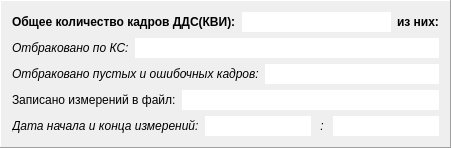
        <widget class="QFrame" name="frame">
         <property name="maximumSize">
          <size>
           <width>16777215</width>
           <height>16777215</height>
          </size>
         </property>
         <property name="frameShape">
          <enum>QFrame::Panel</enum>
         </property>
         <property name="frameShadow">
          <enum>QFrame::Raised</enum>
         </property>
         <layout class="QVBoxLayout" name="verticalLayout_6">
          <item>
           <layout class="QHBoxLayout" name="horizontalLayout_36">
            <item>
             <widget class="QLabel" name="label_39">
              <property name="font">
               <font>
                <weight>75</weight>
                <bold>true</bold>
               </font>
              </property>
              <property name="text">
               <string>Общее количество кадров ДДС(КВИ):</string>
              </property>
             </widget>
            </item>
            <item>
             <widget class="QLineEdit" name="le_ddskvi1">
              <property name="font">
               <font>
                <weight>75</weight>
                <bold>true</bold>
               </font>
              </property>
              <property name="frame">
               <bool>false</bool>
              </property>
              <property name="alignment">
               <set>Qt::AlignCenter</set>
              </property>
              <property name="readOnly">
               <bool>true</bool>
              </property>
             </widget>
            </item>
            <item>
             <widget class="QLabel" name="label_40">
              <property name="font">
               <font>
                <weight>75</weight>
                <bold>true</bold>
               </font>
              </property>
              <property name="text">
               <string>из них:</string>
              </property>
             </widget>
            </item>
           </layout>
          </item>
          <item>
           <layout class="QHBoxLayout" name="horizontalLayout_38">
            <item>
             <widget class="QLabel" name="label_43">
              <property name="font">
               <font>
                <pointsize>9</pointsize>
                <italic>true</italic>
               </font>
              </property>
              <property name="text">
               <string>Отбраковано по КС:</string>
              </property>
             </widget>
            </item>
            <item>
             <widget class="QLineEdit" name="le_crcddskvi1">
              <property name="font">
               <font>
                <pointsize>9</pointsize>
               </font>
              </property>
              <property name="frame">
               <bool>false</bool>
              </property>
              <property name="alignment">
               <set>Qt::AlignRight|Qt::AlignTrailing|Qt::AlignVCenter</set>
              </property>
              <property name="readOnly">
               <bool>true</bool>
              </property>
             </widget>
            </item>
           </layout>
          </item>
          <item>
           <layout class="QHBoxLayout" name="horizontalLayout_40">
            <item>
             <widget class="QLabel" name="label_45">
              <property name="font">
               <font>
                <pointsize>9</pointsize>
                <italic>true</italic>
               </font>
              </property>
              <property name="text">
               <string>Отбраковано пустых и ошибочных кадров:</string>
              </property>
             </widget>
            </item>
            <item>
             <widget class="QLineEdit" name="le_ochddskvi1">
              <property name="font">
               <font>
                <pointsize>9</pointsize>
               </font>
              </property>
              <property name="frame">
               <bool>false</bool>
              </property>
              <property name="alignment">
               <set>Qt::AlignRight|Qt::AlignTrailing|Qt::AlignVCenter</set>
              </property>
              <property name="readOnly">
               <bool>true</bool>
              </property>
             </widget>
            </item>
           </layout>
          </item>
          <item>
           <layout class="QHBoxLayout" name="horizontalLayout_42">
            <item>
             <widget class="QLabel" name="label_47">
              <property name="text">
               <string>Записано измерений в файл:</string>
              </property>
             </widget>
            </item>
            <item>
             <widget class="QLineEdit" name="le_zapddskvi1">
              <property name="frame">
               <bool>false</bool>
              </property>
              <property name="alignment">
               <set>Qt::AlignRight|Qt::AlignTrailing|Qt::AlignVCenter</set>
              </property>
              <property name="readOnly">
               <bool>true</bool>
              </property>
             </widget>
            </item>
           </layout>
          </item>
          <item>
           <layout class="QHBoxLayout" name="horizontalLayout_67">
            <item>
             <widget class="QLabel" name="label_79">
              <property name="font">
               <font>
                <italic>true</italic>
               </font>
              </property>
              <property name="text">
               <string>Дата начала и конца измерений:</string>
              </property>
             </widget>
            </item>
            <item>
             <widget class="QLineEdit" name="dn_kvi1">
              <property name="font">
               <font>
                <italic>true</italic>
               </font>
              </property>
              <property name="frame">
               <bool>false</bool>
              </property>
              <property name="alignment">
               <set>Qt::AlignRight|Qt::AlignTrailing|Qt::AlignVCenter</set>
              </property>
              <property name="readOnly">
               <bool>true</bool>
              </property>
             </widget>
            </item>
            <item>
             <widget class="QLabel" name="label_85">
              <property name="font">
               <font>
                <italic>true</italic>
               </font>
              </property>
              <property name="text">
               <string> : </string>
              </property>
             </widget>
            </item>
            <item>
             <widget class="QLineEdit" name="dk_kvi1">
              <property name="font">
               <font>
                <italic>true</italic>
               </font>
              </property>
              <property name="frame">
               <bool>false</bool>
              </property>
              <property name="alignment">
               <set>Qt::AlignRight|Qt::AlignTrailing|Qt::AlignVCenter</set>
              </property>
              <property name="readOnly">
               <bool>true</bool>
              </property>
             </widget>
            </item>
           </layout>
          </item>
         </layout>
        </widget>
